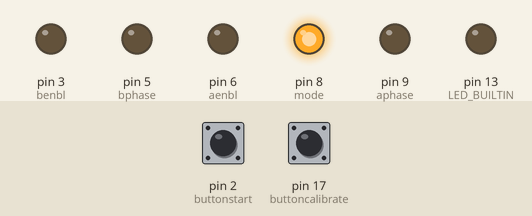
Recording of a sketch running on a simulated Arduino Uno, built with avr-gcc and run on an emulated ATmega328P. Parts: output pins drawn as LEDs (lit = HIGH). The inputs (shaded band) are chosen by the test bench; at power-on: pin 17 (buttoncalibrate) LOW, pin 2 (buttonstart) LOW.

Above: at 1.3 s.
1.4 s: pin 17 (buttoncalibrate) pulled HIGH for 0.15 s
At 1.9 s:
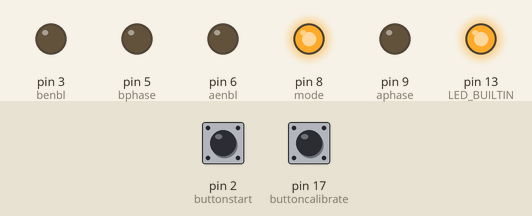
Timing chart, 0 to 12.9 s (numbered marks = the images above; inputs shaded):
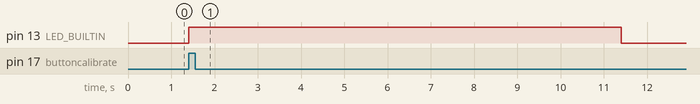

Measured:
- after the input at 1.4 s, pin 13 (LED_BUILTIN): LOW → HIGH at once, → LOW 10.0 s later

The sketch:

pid_lfr.ino
```cpp
#include <QTRSensors.h> //Make sure to install the library
QTRSensors qtr;
const uint8_t SensorCount = 8;
uint16_t sensorValues[SensorCount];

float Kp = 0.01; //related to the proportional control term;
              //change the value by trial-and-error (ex: 0.07).
float Ki = 3; //related to the integral control term;
              //change the value by trial-and-error (ex: 0.0008).
float Kd = 0; //related to the derivative control term;
              //change the value by trial-and-error (ex: 0.6).
int P;
int I;
int D;


//Global variables

int lastError = 0;
boolean onoff = false;
const uint8_t maxspeeda = 250;
const uint8_t maxspeedb = 250;
const uint8_t basespeeda = 150;
const uint8_t basespeedb = 150;

int mode = 8;
int aphase = 9;
int aenbl = 6;
int bphase = 5;
int benbl = 3;

int buttoncalibrate = 17; //or pin A3
int buttonstart = 2;

void setup() {
  qtr.setTypeRC();
  qtr.setSensorPins((const uint8_t[]){10, 11, 12, 14, 15, 16, 18, 19}, SensorCount);
  qtr.setEmitterPin(7);//LEDON PIN

  pinMode(mode, OUTPUT);
  pinMode(aphase, OUTPUT);
  pinMode(aenbl, OUTPUT);
  pinMode(bphase, OUTPUT);
  pinMode(benbl, OUTPUT);
  digitalWrite(mode, HIGH); //one of the two control interfaces
                            //(simplified drive/brake operation)
  delay(500);
  pinMode(LED_BUILTIN, OUTPUT);

  boolean Ok = false;
  while (Ok == false) { // the main function won't start until the robot is calibrated
    if(digitalRead(buttoncalibrate) == HIGH) {
      calibration(); //calibrate the robot for 10 seconds
      Ok = true;
    }
  }
  forward_brake(0, 0); //stop the motors
}

void calibration() {
  digitalWrite(LED_BUILTIN, HIGH);
  for (uint16_t i = 0; i < 400; i++)
  {
    qtr.calibrate();
  }
  digitalWrite(LED_BUILTIN, LOW);
}

void loop() {
  if(digitalRead(buttonstart) == HIGH) {
    onoff =! onoff;
    if(onoff = true) {
      delay(1000);//a delay when the robot starts
    }
    else {
      delay(50);
    }
  }
  if (onoff == true) {
    PID_control();
  }
  else {
    forward_brake(0,0); //stop the motors
  }
}

void forward_brake(int posa, int posb) {
  //set the appropriate values for aphase and bphase so that the robot goes straight
  digitalWrite(aphase, LOW);
  digitalWrite(bphase, LOW);
  analogWrite(aenbl, posa);
  analogWrite(benbl, posb);
}

void PID_control() {
  uint16_t position = qtr.readLineBlack(sensorValues); //read the current position
  int error = 3500 - position; //3500 is the ideal position (the centre)

  P = error;
  I = I + error;
  D = error - lastError;
  lastError = error;
  int motorspeed = P*Kp + I*Ki + D*Kd; //calculate the correction
                                       //needed to be applied to the speed

  int motorspeeda = basespeeda + motorspeed;
  int motorspeedb = basespeedb - motorspeed;

  if (motorspeeda > maxspeeda) {
    motorspeeda = maxspeeda;
  }
  if (motorspeedb > maxspeedb) {
    motorspeedb = maxspeedb;
  }
  if (motorspeeda < 0) {
    motorspeeda = 0;
  }
  if (motorspeedb < 0) {
    motorspeedb = 0;
  }
  forward_brake(motorspeeda, motorspeedb);
}
```
